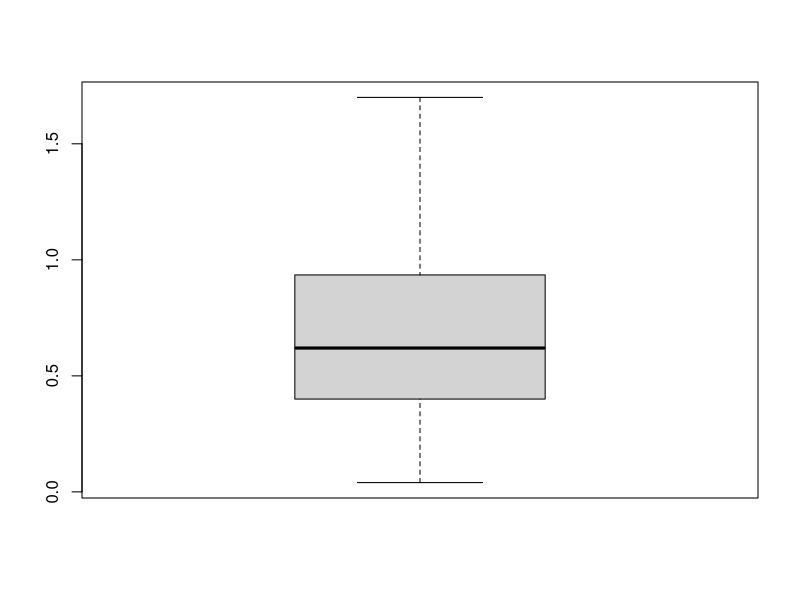
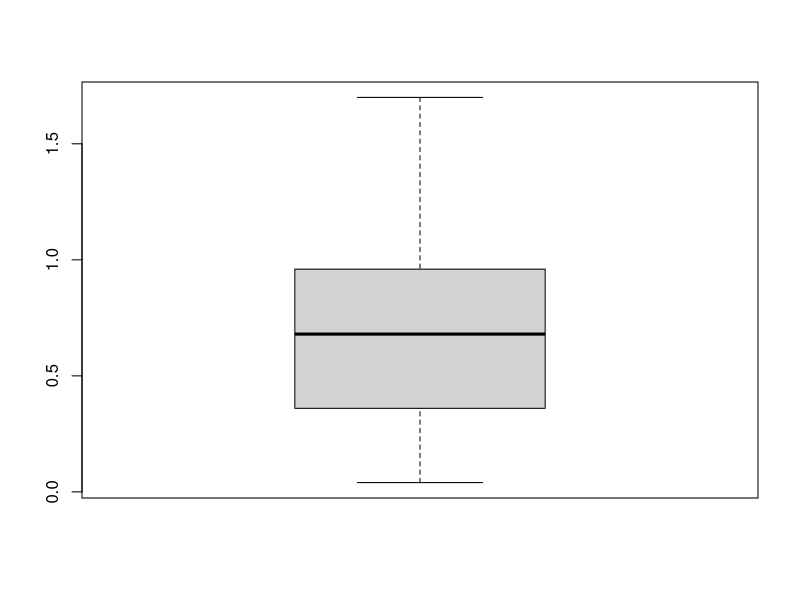
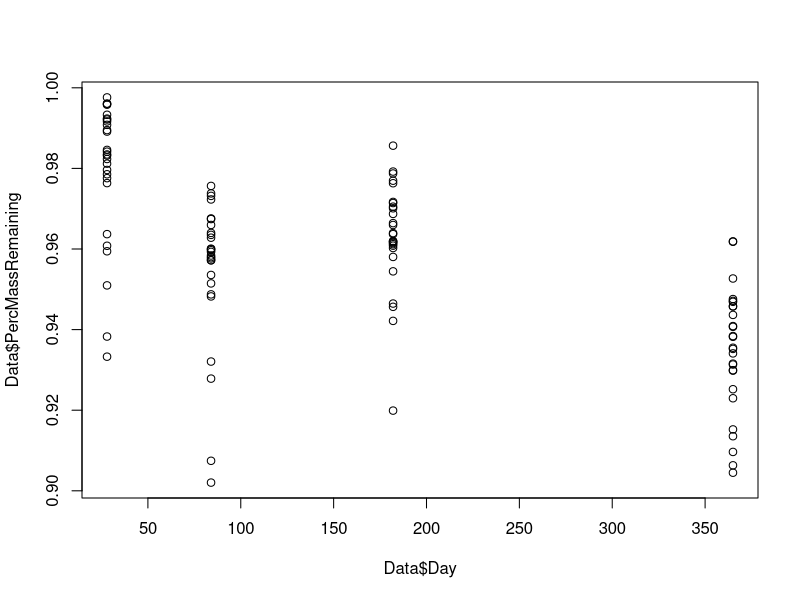
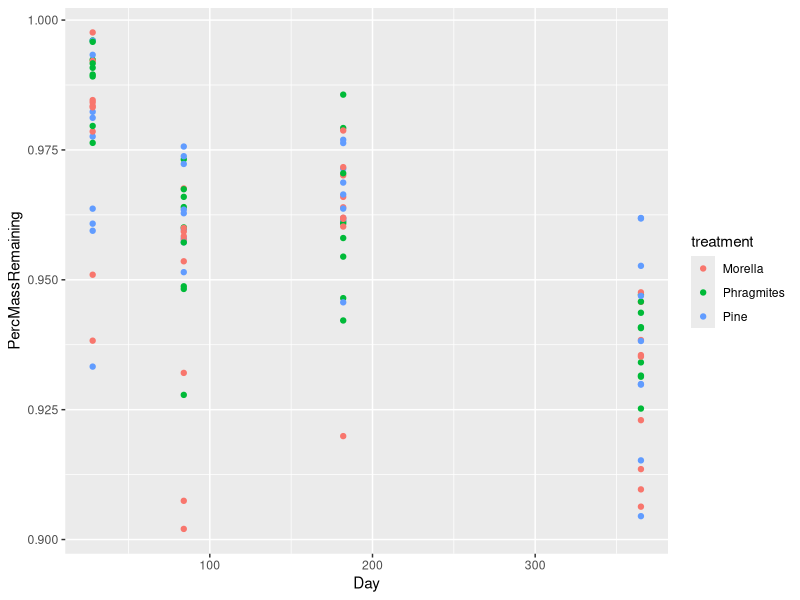
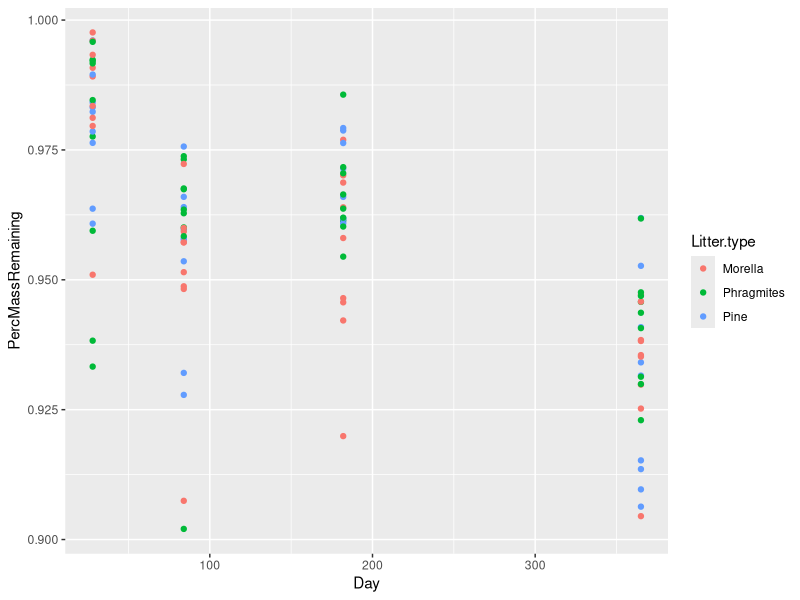
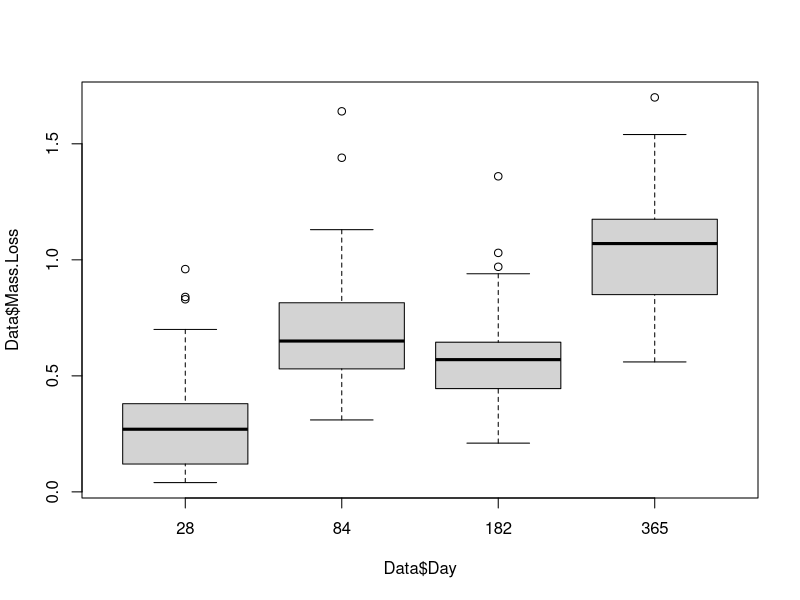
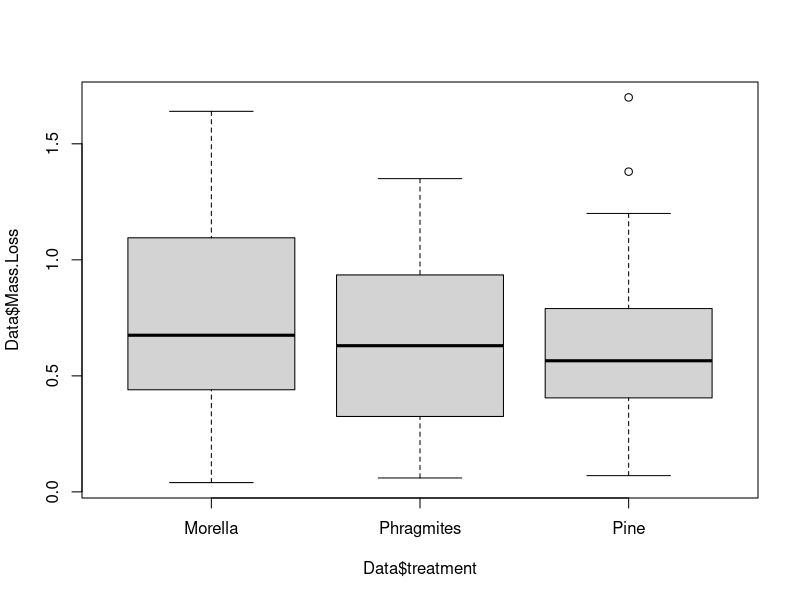
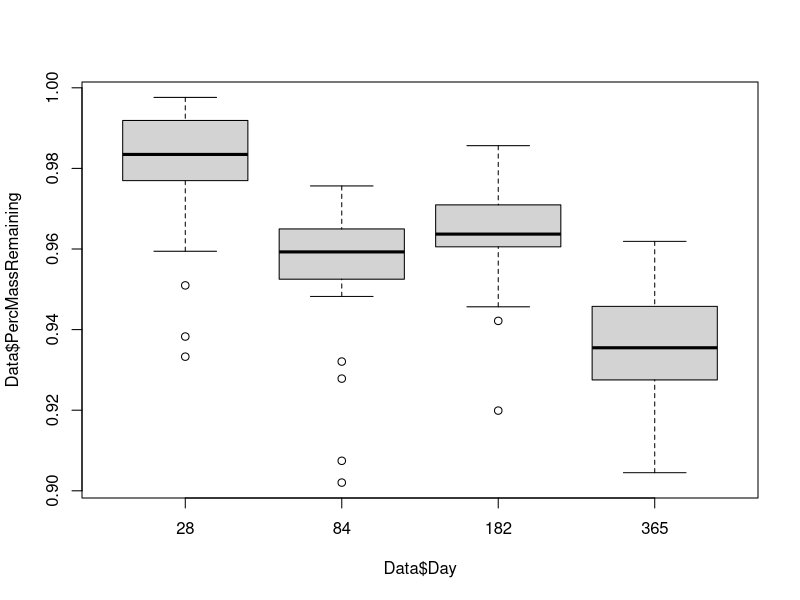

Source code (R) for these figures, in order: (Note: this script raises an error after producing the figures.)
#Data Work for Decomposition Project
#Noa Shapiro-Tamir, Gedan Lab REU 2023
#06.30.2023

#setup
library(stats)
library(dplyr)
library(broom)
library(ggplot2)

setwd("/Users/noashapiro-tamir/Desktop/R_Files/DecompProject/")

#Importing data
Data <- read.csv("Decomp_Data_Edited_Noa_Raw_1.csv")
Data_bysite <- read.csv("Decomp_Data_Edited_Noa_Site_Contents_3.csv")

#Cleaning data to prep for merging
colnames (Data)[1] <- "Tag"
colnames (Data)[5] <- "Initial_bag_mass"
colnames (Data)[6] <- "Initial_litter_mass"
colnames (Data)[7] <- "Initial_bag_litter_mass"
colnames (Data)[8] <- "Dry_Mass"
colnames (Data)[10] <- "Day"
colnames (Data_bysite)[4] <- "Tag"
Data_bysite = Data_bysite[,c(1,4)]
Data$PercMassRemaining <- Data$Dry_Mass/Data$`Initial_bag_litter_mass`
Data$PercMassInitial <- Data$Initial_bag_litter_mass/Data$Initial_bag_litter_mass
Data$Years <- Data$Day/365
  
#merging site name to Data file so that we can stratify curves later
Data <- merge(Data, Data_bysite, by = "Tag")

#Making a column for unique values of site and litter type together
Data$SiteLitterCombo <- interaction(as.factor(Data$Site), as.factor(Data$Litter.type))

#Excluding the 6-month (182 day) data points because they skew the data very confusingly.
Data2 <- Data[Data$Day != 182, ]


#creating boxplots of all data points to check for outliers. 
boxplot(Data$Mass.Loss, outlier.tagging = TRUE)
boxplot(Data2$Mass.Loss, outlier.tagging = TRUE)

plot(Data$PercMassRemaining ~ Data$Day)

ggplot(Data, aes(x = Day, y = PercMassRemaining, color = treatment))+
  geom_point()
ggplot(Data, aes(x = Day, y = PercMassRemaining, color = Litter.type))+
  geom_point()



#There appear to be no outliers! 

#just for fun...
boxplot(Data$Mass.Loss ~ Data$Day)
boxplot(Data$Mass.Loss ~ Data$treatment)
boxplot(Data$PercMassRemaining ~ Data$Day)

#creating subsets of the data
Pi1_Pine <- Data2 %>% filter(SiteLitterCombo == 'Pi1.Pine')
Pi1_Morella <- Data2 %>% filter(SiteLitterCombo == 'Pi1.Morella')
All_Pinus_trtmnt <- Data2 %>% filter(treatment == 'Pine')
All_Morella_trtmnt <- Data2 %>% filter(treatment == 'Morella')
All_Phrag_trtmnt <- Data2 %>% filter(treatment == 'Phragmites')

#more subsets and manually finding alpha values
Pi1_Phrag <- Data %>% filter(SiteLitterCombo == 'Pi1.Phragmites')
Pi2_Pine <- Data %>% filter(SiteLitterCombo == 'Pi2.Pine')
Pi2_Phrag <- Data %>% filter(SiteLitterCombo == 'Pi2.Phragmites')
Pi2_Morella <- Data %>% filter(SiteLitterCombo == 'Pi2.Morella')
Pi3_Pine <- Data %>% filter(SiteLitterCombo == 'Pi3.Pine')
Pi3_Phrag <- Data %>% filter(SiteLitterCombo == 'Pi3.Phragmites')
Pi3_Morella <- Data %>% filter(SiteLitterCombo == 'Pi3.Morella')
Mo1_Pine <- Data %>% filter(SiteLitterCombo == 'Mo1.Pine')
Mo1_Phrag <- Data %>% filter(SiteLitterCombo == 'Mo1.Phragmites')
Mo1_Morella <- Data %>% filter(SiteLitterCombo == 'Mo1.Morella')
Mo2_Pine <- Data %>% filter(SiteLitterCombo == 'Mo2.Pine')
Mo2_Phrag <- Data %>% filter(SiteLitterCombo == 'Mo2.Phragmites')
Mo2_Morella <- Data %>% filter(SiteLitterCombo == 'Mo2.Morella')
Mo3_Pine <- Data %>% filter(SiteLitterCombo == 'Mo3.Pine')
Mo3_Phrag <- Data %>% filter(SiteLitterCombo == 'Mo3.Phragmites')
Mo3_Morella <- Data %>% filter(SiteLitterCombo == 'Mo3.Morella')
Ph1_Pine <- Data %>% filter(SiteLitterCombo == 'Ph1.Pine')
Ph1_Phrag <- Data %>% filter(SiteLitterCombo == 'Ph1.Phragmites')
Ph1_Morella <- Data %>% filter(SiteLitterCombo == 'Ph1.Morella')
Ph2_Pine <- Data %>% filter(SiteLitterCombo == 'Ph2.Pine')
Ph2_Phrag <- Data %>% filter(SiteLitterCombo == 'Ph2.Phragmites')
Ph2_Morella <- Data %>% filter(SiteLitterCombo == 'Ph2.Morella')
Ph3_Pine <- Data %>% filter(SiteLitterCombo == 'Ph3.Pine')
Ph3_Phrag <- Data %>% filter(SiteLitterCombo == 'Ph3.Phragmites')
Ph3_Morella <- Data %>% filter(SiteLitterCombo == 'Ph3.Morella')


plot(Pi1_Pine$Day, Pi1_Pine$PercMassRemaining)
curve(x^-0.006, from=0, to=365, add=TRUE, col = "violet")

plot(Pi1_Pine$Day, Pi1_Pine$Dry_Mass)
curve(x^-0.45, from=0, to=365, add=TRUE, col = "violet")

plot(Pi1_Phrag$Day, Pi1_Phrag$PercMassRemaining)
curve(x^-0.006, from=0, to=365, add=TRUE, col = "violet")

plot(Pi1_Morella$Day, Pi1_Mor$PercMassRemaining)
curve(x^-0.006, from=0, to=365, add=TRUE, col = "violet")

plot(Mo1_Pine$Day, Mo1_Pine$PercMassRemaining)
curve(x^-0.009, from=0, to=365, add=TRUE, col = "violet")

plot(Ph3_Morella$Day, Ph3_Morella$PercMassRemaining, ylim = c(0.8,1))
curve(x^-0.012, from=0, to=365, add=TRUE, col = "violet", lwd = 8)

#setting up for fit curves: copied from internet

nls(PercMassRemaining ~ PercMassRemaining + (PercMassInitial - PercMassRemaining) * exp(-alpha * Day), 
    data = Data2,
    start = list(y0 = 1, yf = 0.96, alpha = 0.008))


fit <- nls(PercMassRemaining ~ SSasymp(Day, log_alpha), data = All_Pinus_trtmnt)
trial <- SSasymp(Pi1_Pine$Day, 365, 0.75, 0.1)



# Trying to skip ahead and do it iteratively... but it's still not working.
fitted <- Data %>% 
  nest(SiteLitterCombo) %>%
  mutate(
    fit = map(Data, ~nls(PercMassRemaining ~ SSasymp(Day, PercMassRemaining, PercMassInitial, log_alpha))),
    tidied = map(fit, tidy),
    augmented = map(fit, augment),
  )  

# Produce a table of fit parameters: y0, yf, alpha
fitted %>% 
  unnest(tidied) %>% 
  select(sensor, term, estimate) %>% 
  spread(term, estimate) %>% 
  mutate(alpha = exp(log_alpha))



